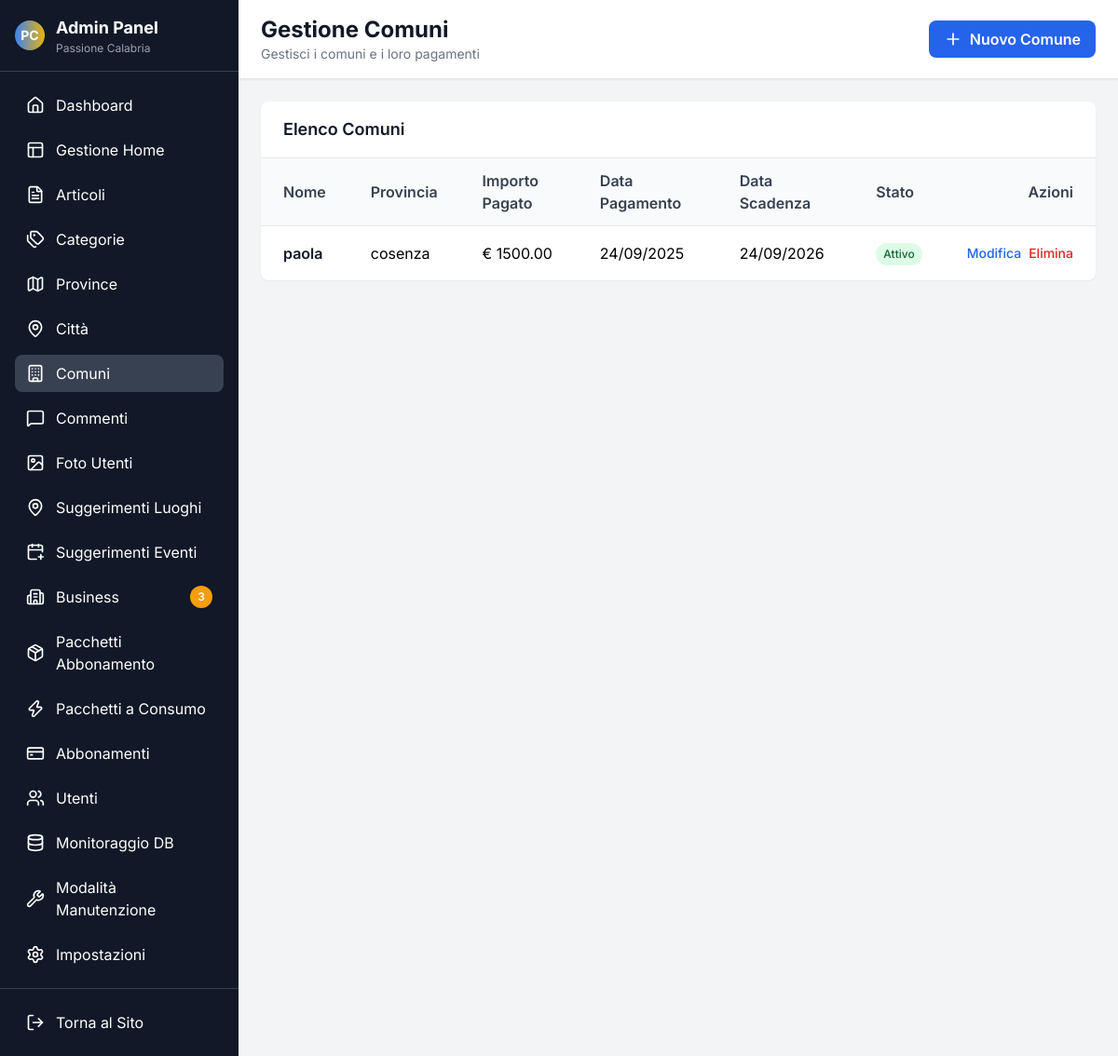
Page /admin/comuni.php on the committed database.
### tables this page shows
CREATE TABLE `comuni` (
  `id` int NOT NULL,
  `nome` varchar(255) NOT NULL,
  `provincia` varchar(255) NOT NULL,
  `importo_pagato` decimal(10,2) NOT NULL,
  `data_pagamento` date NOT NULL,
  `data_scadenza` date NOT NULL,
  `created_at` timestamp NULL DEFAULT CURRENT_TIMESTAMP
);

### includes/db_config.php (called while the page is built, shortened)
<?php
function getDatabaseConfig() {
    $host = getenv('DB_HOST');
    $dbname = getenv('DB_NAME');
    $username = getenv('DB_USER');
    $password = getenv('DB_PASSWORD');
    if (!$host) {
        $host = 'db5018301966.hosting-data.io';
        $dbname = 'dbs14504718';
        $username = 'dbu1167357';
        $password = 'Barboncino692@@';
    }
    return [
        'host' => $host,
        'dbname' => $dbname,
        'username' => $username,
        'password' => $password
    ];
}
?>

### includes/database_mysql.php (called while the page is built, shortened)
<?php
require_once __DIR__ . '/db_config.php';
class Database {
    public function __construct() {
        $config = getDatabaseConfig();
        $this->host = $config['host'];
        $this->dbname = $config['dbname'];
        $this->username = $config['username'];
        $this->password = $config['password'];
        try {
            $dsn = "mysql:host={$this->host};dbname={$this->dbname};charset=utf8mb4";
            $options = [
                PDO::ATTR_ERRMODE => PDO::ERRMODE_EXCEPTION,
                PDO::ATTR_DEFAULT_FETCH_MODE => PDO::FETCH_ASSOC,
                PDO::ATTR_EMULATE_PREPARES => false,
            ];
            $this->pdo = new PDO($dsn, $this->username, $this->password, $options);
        } catch (PDOException $e) {
            $this->connection_error = true;
            $this->error_message = 'Errore connessione database MySQL: ' . $e->getMessage();
            error_log($this->error_message);
            $this->pdo = null;
        }
    }
}
?>

### includes/config.php (called while the page is built, shortened)
<?php
function formatDate($date) {
    return date('d/m/Y', strtotime($date));
}
?>

### admin/comuni.php (the view, shortened to what this page needs)
<?php
require_once '../includes/config.php';
require_once '../includes/database_mysql.php';
$db = new Database();
$comuni = $db->pdo->query('SELECT * FROM comuni ORDER BY nome')->fetchAll();
function getStato($data_scadenza) {
    $oggi = new DateTime();
    $scadenza = new DateTime($data_scadenza);
    $diff = $oggi->diff($scadenza);
    if ($scadenza < $oggi) {
        return '<span class="inline-flex items-center px-2 py-1 rounded-full text-xs font-medium bg-red-100 text-red-800">Scaduto</span>';
    } elseif ($diff->days <= 30) {
        return '<span class="inline-flex items-center px-2 py-1 rounded-full text-xs font-medium bg-yellow-100 text-yellow-800">In Scadenza</span>';
    } else {
        return '<span class="inline-flex items-center px-2 py-1 rounded-full text-xs font-medium bg-green-100 text-green-800">Attivo</span>';
    }
}
?>
<!DOCTYPE html>
<html lang="it">
<head>
    <script src="https://cdn.tailwindcss.com"></script>
    <link rel="stylesheet" href="../assets/css/style.css">
</head>
<body class="min-h-screen bg-gray-100 flex">
    <div class="bg-gray-900 text-white w-64 flex flex-col">
        <div class="p-4 border-b border-gray-700">
            <div class="flex items-center space-x-3">
                <div class="w-8 h-8 bg-gradient-to-r from-blue-500 to-yellow-500 rounded-full flex items-center justify-center">
                    <span class="text-white font-bold text-sm">PC</span>
                </div>
                <div>
                    <h1 class="font-bold text-lg">Admin Panel</h1>
                    <p class="text-xs text-gray-400">Passione Calabria</p>
                </div>
            </div>
        </div>
        <?php include 'partials/menu.php'; ?>
        <div class="p-4 border-t border-gray-700">
            <a href="../index.php" class="flex items-center space-x-3 px-3 py-2 rounded-lg hover:bg-gray-700 transition-colors">
                <i data-lucide="log-out" class="w-5 h-5"></i>
                <span>Torna al Sito</span>
            </a>
        </div>
    </div>
    <div class="flex-1 flex flex-col overflow-hidden">
        <header class="bg-white shadow-sm border-b border-gray-200 px-6 py-4">
            <div class="flex items-center justify-between">
                <div>
                    <h1 class="text-2xl font-bold text-gray-900">Gestione Comuni</h1>
                    <p class="text-sm text-gray-500">Gestisci i comuni e i loro pagamenti</p>
                </div>
                <div class="flex items-center space-x-4">
                    <a href="forms/form_comune.php?action=new" class="bg-blue-600 hover:bg-blue-700 text-white font-semibold py-2 px-4 rounded-lg flex items-center space-x-2 transition-colors">
                        <i data-lucide="plus" class="w-5 h-5"></i>
                        <span>Nuovo Comune</span>
                    </a>
                </div>
            </div>
        </header>
        <main class="flex-1 overflow-auto p-6">
            <div class="bg-white rounded-lg shadow-sm overflow-hidden">
                <div class="px-6 py-4 border-b border-gray-200">
                    <h2 class="text-lg font-semibold text-gray-900">Elenco Comuni</h2>
                </div>
                <div class="overflow-x-auto">
                    <table class="w-full">
                        <thead>
                            <tr class="bg-gray-50 border-b border-gray-200">
                                <th class="text-left py-3 px-6 font-semibold text-gray-700">Nome</th>
                                <th class="text-left py-3 px-6 font-semibold text-gray-700">Provincia</th>
                                <th class="text-left py-3 px-6 font-semibold text-gray-700">Importo Pagato</th>
                                <th class="text-left py-3 px-6 font-semibold text-gray-700">Data Pagamento</th>
                                <th class="text-left py-3 px-6 font-semibold text-gray-700">Data Scadenza</th>
                                <th class="text-left py-3 px-6 font-semibold text-gray-700">Stato</th>
                                <th class="text-right py-3 px-6 font-semibold text-gray-700">Azioni</th>
                            </tr>
                        </thead>
                        <tbody class="divide-y divide-gray-200">
                            <?php foreach ($comuni as $comune): ?>
                            <tr class="hover:bg-gray-50 transition-colors">
                                <td class="py-4 px-6 font-semibold text-gray-900"><?php echo htmlspecialchars($comune['nome']); ?></td>
                                <td class="py-4 px-6"><?php echo htmlspecialchars($comune['provincia']); ?></td>
                                <td class="py-4 px-6">€ <?php echo htmlspecialchars($comune['importo_pagato']); ?></td>
                                <td class="py-4 px-6"><?php echo formatDate($comune['data_pagamento']); ?></td>
                                <td class="py-4 px-6"><?php echo formatDate($comune['data_scadenza']); ?></td>
                                <td class="py-4 px-6"><?php echo getStato($comune['data_scadenza']); ?></td>
                                <td class="py-4 px-6 text-right">
                                    <div class="flex items-center justify-end space-x-2">
                                        <a href="forms/form_comune.php?action=edit&id=<?php echo $comune['id']; ?>" class="text-blue-600 hover:text-blue-700 font-medium text-sm">Modifica</a>
                                        <a href="comuni.php?action=delete&id=<?php echo $comune['id']; ?>" class="text-red-600 hover:text-red-700 font-medium text-sm" onclick="return confirm('Sei sicuro di voler eliminare questo comune?');">Elimina</a>
                                    </div>
                                </td>
                            </tr>
                            <?php endforeach; ?>
                        </tbody>
                    </table>
                </div>
            </div>
        </main>
    </div>
</body>
</html>

### assets/css/style.css (style rules this page uses)
:root { --calabria-blue: #2563eb; --calabria-blue-light: #3b82f6; --calabria-blue-dark: #1d4ed8; --calabria-gold: #f59e0b; --calabria-gold-light: #fbbf24; --calabria-gold-dark: #d97706; --calabria-teal: #14b8a6; --calabria-green: #10b981; }
* { scroll-behavior: smooth; }
body { font-family: 'Inter', -apple-system, BlinkMacSystemFont, 'Segoe UI', Roboto, sans-serif; line-height: 1.6; }

### rows in the picture
comuni: nome "paola", provincia "cosenza", importo_pagato "1500.00", data_pagamento "24/09/2025", data_scadenza "24/09/2026", shows "Attivo"

### other values in the picture
$item['label'] "Dashboard"
$item['label'] "Gestione Home"
$item['label'] "Articoli"
$item['label'] "Categorie"
$item['label'] "Province"
$item['label'] "Città"
$item['label'] "Comuni"
$item['label'] "Commenti"
$item['label'] "Foto Utenti"
$item['label'] "Suggerimenti Luoghi"
$item['label'] "Suggerimenti Eventi"
$item['label'] "Business"
$countToShow "3"
$item['label'] "Pacchetti Abbonamento"
$item['label'] "Pacchetti a Consumo"
